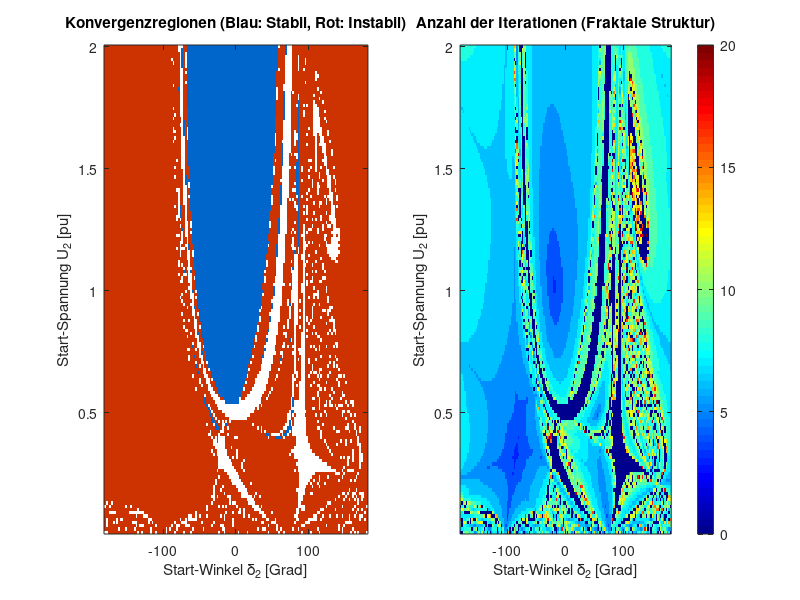

Source code (MATLAB):
clear; clc;
%Parameter & Systemaufbau (Doppelleitung)
Sn = 1000; % MVA
Un = 380;  % kV (in pu Rechnung)
Zn = (380^2)/Sn; 
U1 = 1.0; 
delta1 = 0.0; % Slack

% Leitungsparameter
n_active = 2;  % 1 - N-1 Fall, 2 - N-0 Fall
R_L = 1.214/58*200;  
X_L = 17.66/58*200;   
C_L = 13*10^(-9)*200; 

z_line_s = (R_L + 1j*X_L)/Zn;
y_line_s = 1 / z_line_s;
y_line_q = 2*pi*50*C_L/(1/Zn);

% Admittanzmatrix
Y_bus = [ (n_active*(y_line_s+y_line_q/2)), -(n_active*y_line_s);
         -(n_active*y_line_s),  (n_active*(y_line_s+y_line_q/2))];
Y_mag = abs(Y_bus);
theta = angle(Y_bus);

% Vorgegebene Last (P2/Q2)
P2_soll = -1.5; 
Q2_soll = 0.5;
epsilon = 1e-5; %Fehlerabweichung
max_iter = 20;

% Zustandsraum mittels Gitter definieren
res = 150; % Auflösung (150x150 Punkte)
u2_range = linspace(0.01, 2.0, res);      % Startspannung von 0 bis 2 pu
d2_range = linspace(-pi, pi, res);        % Startwinkel von -180 bis 180 Grad

[D2_start, U2_start] = meshgrid(d2_range, u2_range);
Conv_Map = zeros(size(D2_start)); % 0=Divergenz, 1=Stabile Lösung, 2=Instabile Lösung
Iter_Map = zeros(size(D2_start)); % Benötigte Iterationen

%% 3. Simulation über das Gitter
fprintf('Simuliere Konvergenzregionen für %d Punkte...\n', numel(D2_start));

for i = 1:numel(D2_start)
    U2 = U2_start(i);
    delta2 = D2_start(i);
    converged = false;
    
    for k = 1:max_iter
        % Leistungsflussgleichungen
        P2_c = U2 * U1 * Y_mag(2,1) * cos(theta(2,1) + delta1 - delta2) + ...
               U2^2 * Y_mag(2,2) * cos(theta(2,2));
        Q2_c = -U2 * U1 * Y_mag(2,1) * sin(theta(2,1) + delta1 - delta2) - ...
               U2^2 * Y_mag(2,2) * sin(theta(2,2));

        dP = P2_soll - P2_c;
        dQ = Q2_soll - Q2_c;
        
        if norm([dP, dQ]) < epsilon
            converged = true;
            break;
        end

        % Jacobi-Matrix
        J11 = U2 * U1 * Y_mag(2,1) * sin(theta(2,1) + delta1 - delta2); % Ableitung nach dem Spannungswinkel (P)
        J12 = U1 * Y_mag(2,1) * cos(theta(2,1) + delta1 - delta2) + 2*U2*Y_mag(2,2)*cos(theta(2,2)); %Ableitung nach der Spannung (P)
        J21 = U2 * U1 * Y_mag(2,1) * cos(theta(2,1) + delta1 - delta2); % ableitung der Blindleistungsgleichung nach dem Spannungswinkel
        J22 = -U1 * Y_mag(2,1) * sin(theta(2,1) + delta1 - delta2) - 2*U2*Y_mag(2,2)*sin(theta(2,2)); % Ableitung nach der Spannung (Q)
        
        % Update Schritt
        x = [J11, J12; J21, J22] \ [dP; dQ];
        delta2 = delta2 + x(1);
        U2 = U2 + x(2);
        
        if abs(U2) > 5, break; end % Divergenz-Check
    end
    
    if converged
        % Unterscheidung der Lösungen
        if U2 > 0.53
            Conv_Map(i) = 1; % Blau, stabil
        else
            Conv_Map(i) = 2; % Rot, instabil
        end
        Iter_Map(i) = k;
    else
        Conv_Map(i) = 0; % Weiß, kiene Konvergenz
    end
end

% Visualisierung
%Hier kam Ki zum Einsatz
figure('Color', 'w', 'Position', [100, 100, 1100, 450]);

% Linker Plot: Einzugsbereiche der Lösungen
subplot(1,2,1);
imagesc(rad2deg(d2_range), u2_range, Conv_Map);
set(gca, 'YDir', 'normal');
colormap(gca, [1 1 1; 0 0.4 0.8; 0.8 0.2 0]); % Weiß, Blau, Rot
xlabel('Start-Winkel \delta_2 [Grad]'); ylabel('Start-Spannung U_2 [pu]');
title('Konvergenzregionen (Blau: Stabil, Rot: Instabil)');

% Rechter Plot: Iterations-Heatmap (zeigt die fraktalen Grenzen)
subplot(1,2,2);
imagesc(rad2deg(d2_range), u2_range, Iter_Map);
set(gca, 'YDir', 'normal');
colormap(gca, jet); colorbar;
xlabel('Start-Winkel \delta_2 [Grad]'); ylabel('Start-Spannung U_2 [pu]');
title('Anzahl der Iterationen (Fraktale Struktur)');
